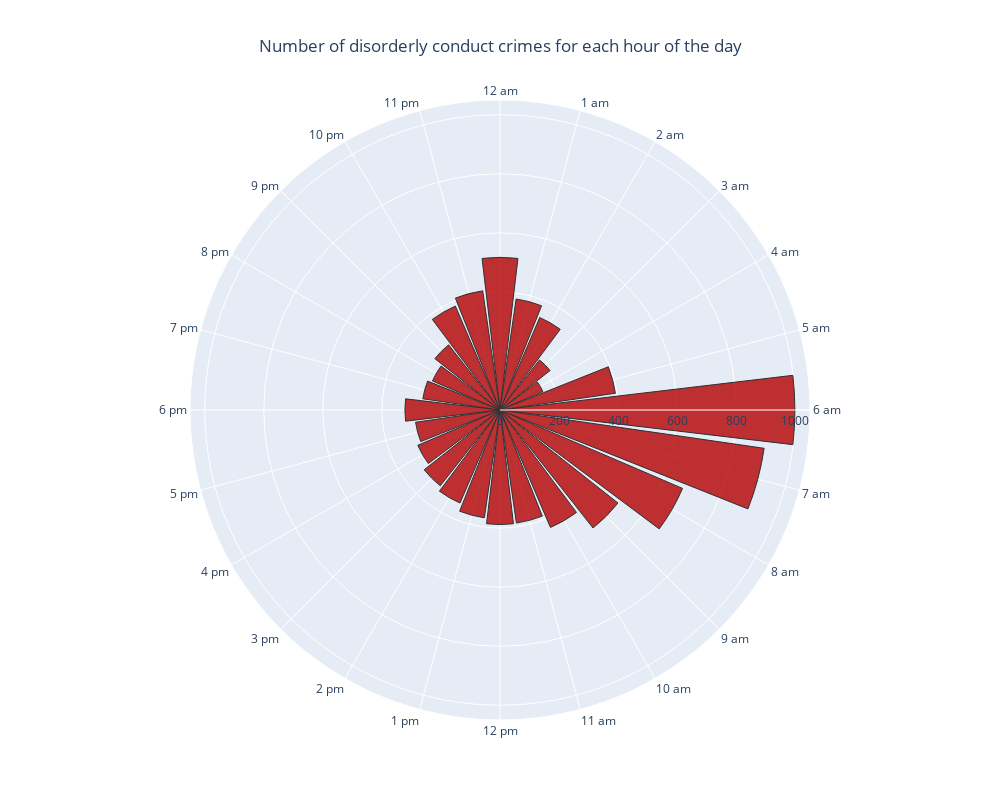

This figure's notebook cell:
### Markdown cell above
### Polar bar chart

### Code cell
#Create Hour colummn
df['Hour'] = df['Time'].apply(lambda time: time.split(":")[0])

# Filter for Disorderly Conduct crimes and prepare data for polar bar chart
df_dis = df[df.Category == "DISORDERLY CONDUCT"]
df_dis = df_dis.groupby(['Hour']).size().reset_index(name='counts')
# df_dis = df_dis.sort_values(by=['Time'])
df_dis['Hour'] = df_dis["Hour"].apply(str)
df_dis = df_dis.reset_index(drop=True)

# Polar bar chart using plotly.graph_objects
fig = go.Figure(data=[go.Barpolar(
    r=df_dis['counts'],
    theta=df_dis['Hour'],
    marker_color= "#B30000",
    marker_line_color='black',
    marker_line_width=1,
    opacity=0.8
)])
fig.update_layout(
    title={
        'text': "Number of disorderly conduct crimes for each hour of the day",
        'x': 0.5,
        'y': 0.95
    },
    polar=dict(
        radialaxis=dict(
            visible=True,
            range=[0, 1050]
        ),
        angularaxis=dict(
            rotation=90,
            direction="clockwise",
            tickmode="array",
            tickvals=[0, 1, 2, 3, 4, 5, 6, 7, 8, 9, 10, 11, 12, 13, 14, 15, 16, 17, 18, 19, 20, 21, 22, 23],
            ticktext=["12 am", "1 am", "2 am", "3 am", "4 am", "5 am", "6 am", "7 am", "8 am", "9 am", "10 am", "11 am", "12 pm", "1 pm", "2 pm", "3 pm", "4 pm", "5 pm", "6 pm", "7 pm", "8 pm", "9 pm", "10 pm", "11 pm"]
        )
    ),
    showlegend=False,
    height=800,
    width=1000
)

### Figure 1 — Plotly figure (JSON) as saved in the notebook; plotly's stock layout.template omitted (floating-point values rounded to 4 significant figures)
{"data": [{"marker": {"color": "#B30000", "line": {"color": "black", "width": 1}}, "opacity": 0.8, "r": [517, 380, 341, 216, 158, 395, 999, 904, 673, 509, 433, 387, 388, 369, 343, 327, 303, 289, 322, 264, 249, 281, 383, 408], "theta": ["00", "01", "02", "03", "04", "05", "06", "07", "08", "09", "10", "11", "12", "13", "14", "15", "16", "17", "18", "19", "20", "21", "22", "23"], "type": "barpolar"}], "layout": {"height": 800, "polar": {"angularaxis": {"direction": "clockwise", "rotation": 90, "tickmode": "array", "ticktext": ["12 am", "1 am", "2 am", "3 am", "4 am", "5 am", "6 am", "7 am", "8 am", "9 am", "10 am", "11 am", "12 pm", "1 pm", "2 pm", "3 pm", "4 pm", "5 pm", "6 pm", "7 pm", "8 pm", "9 pm", "10 pm", "11 pm"], "tickvals": [0, 1, 2, 3, 4, 5, 6, 7, 8, 9, 10, 11, 12, 13, 14, 15, 16, 17, 18, 19, 20, 21, 22, 23]}, "radialaxis": {"range": [0, 1050], "visible": true}}, "showlegend": false, "title": {"text": "Number of disorderly conduct crimes for each hour of the day", "x": 0.5, "y": 0.95}, "width": 1000}}
